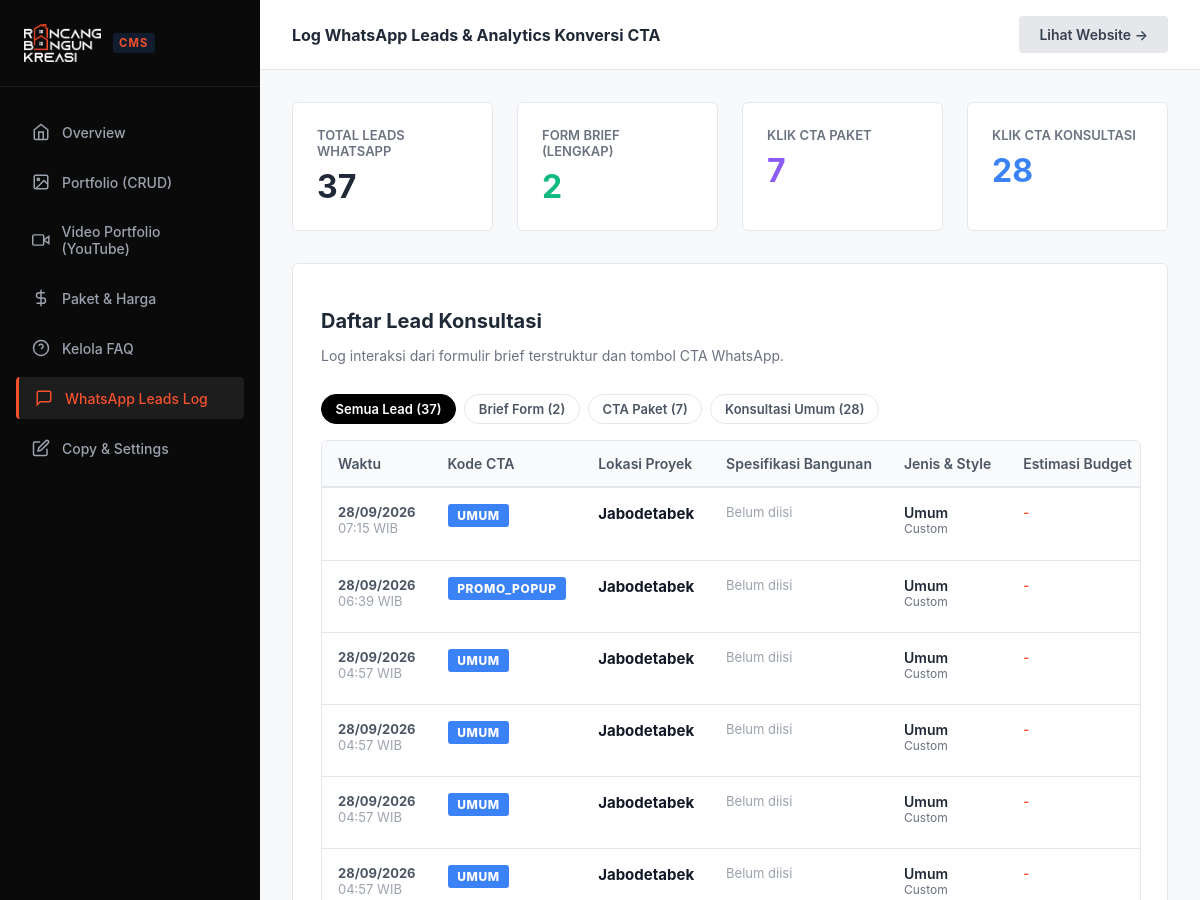
Page /admin/leads.php (signed in, upper part) on the earlier database version.
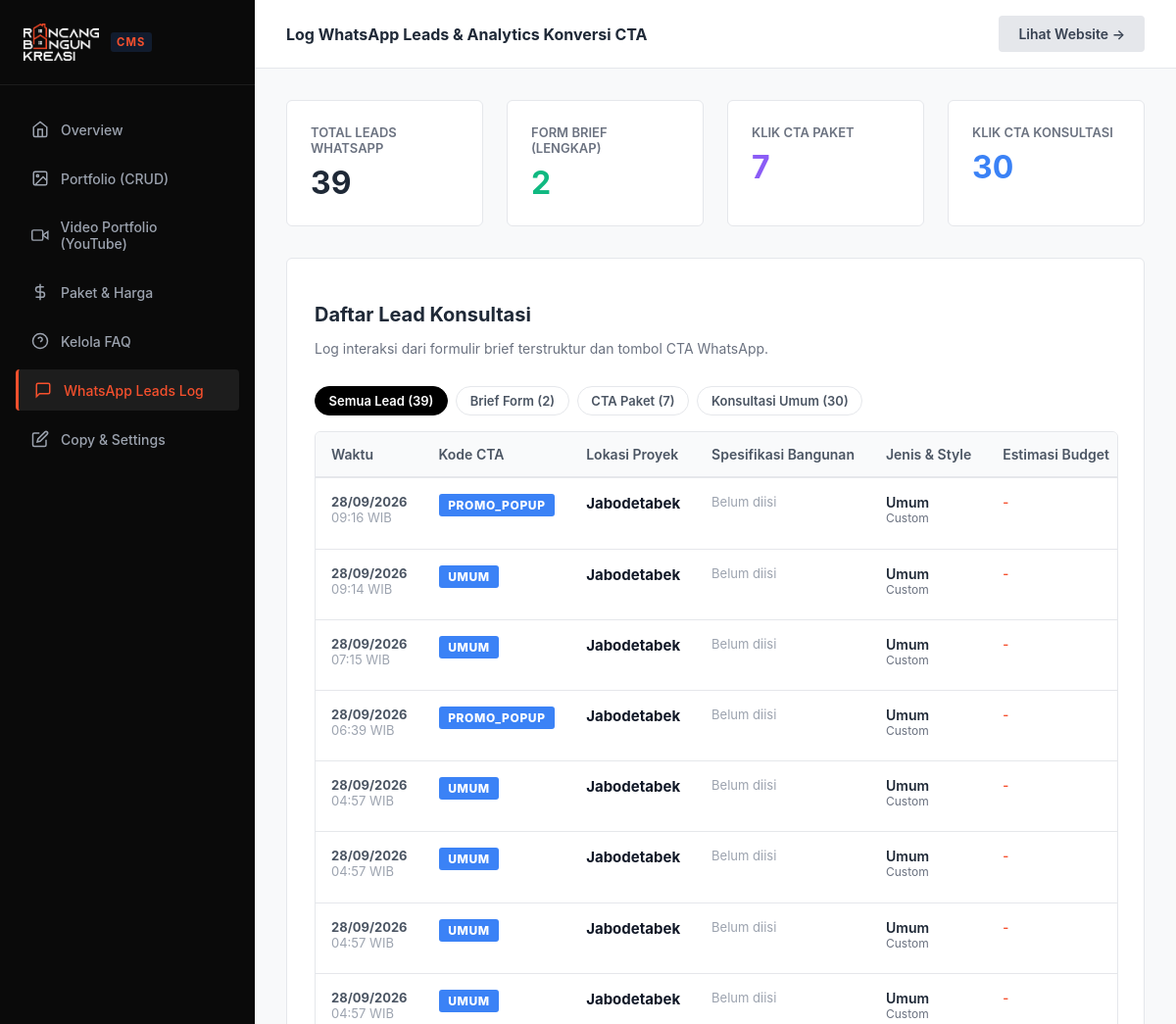
Same page on the later database version.
### tables this page shows
CREATE TABLE leads (
        id INTEGER PRIMARY KEY AUTOINCREMENT,
        name TEXT,
        wa_number TEXT,
        location TEXT,
        land_area TEXT,
        building_area TEXT,
        floors TEXT,
        building_type TEXT,
        style TEXT,
        budget TEXT,
        full_message TEXT,
        source_cta TEXT,
        status TEXT DEFAULT 'new',
        created_at DATETIME DEFAULT CURRENT_TIMESTAMP
    );

### config/auth.php (called while the page is built, shortened)
<?php
function e($string) {
    return htmlspecialchars($string ?? '', ENT_QUOTES, 'UTF-8');
}

### admin/leads.php (the view, shortened to what this page needs)
<?php
require_once __DIR__ . '/../config/auth.php';
$db = getDB();
$filter = $_GET['filter'] ?? 'all';
$sql = "SELECT * FROM leads";
$params = [];
$sql .= " ORDER BY created_at DESC";
$leads = $db->prepare($sql);
$leads->execute($params);
$leadsList = $leads->fetchAll();
$totalLeads = $db->query("SELECT COUNT(*) FROM leads")->fetchColumn();
$totalBriefs = $db->query("SELECT COUNT(*) FROM leads WHERE source_cta = 'LENGKAP'")->fetchColumn();
$totalPaket = $db->query("SELECT COUNT(*) FROM leads WHERE source_cta IN ('BASIC', 'STANDARD', 'PREMIUM', 'REKOMENDASI')")->fetchColumn();
$totalGeneral = $db->query("SELECT COUNT(*) FROM leads WHERE source_cta NOT IN ('LENGKAP', 'BASIC', 'STANDARD', 'PREMIUM', 'REKOMENDASI')")->fetchColumn();
?>
<!DOCTYPE html>
<html lang="id">
<head>
  <link rel="stylesheet" href="/assets/css/admin.css">
</head>
<body class="admin-body">
  <?php include __DIR__ . '/sidebar.php'; ?>
  <div class="admin-main">
    <div class="admin-topbar">
      <div><strong>Log WhatsApp Leads & Analytics Konversi CTA</strong></div>
      <a href="/" target="_blank" class="btn-admin btn-admin-secondary">Lihat Website &rarr;</a>
    </div>
    <div class="admin-content">
      <div class="stats-grid">
        <div class="stat-card">
          <div class="stat-label">Total Leads WhatsApp</div>
          <div class="stat-value"><?= $totalLeads; ?></div>
        </div>
        <div class="stat-card">
          <div class="stat-label">Form Brief (Lengkap)</div>
          <div class="stat-value" style="color: #10B981;"><?= $totalBriefs; ?></div>
        </div>
        <div class="stat-card">
          <div class="stat-label">Klik CTA Paket</div>
          <div class="stat-value" style="color: #8B5CF6;"><?= $totalPaket; ?></div>
        </div>
        <div class="stat-card">
          <div class="stat-label">Klik CTA Konsultasi</div>
          <div class="stat-value" style="color: #3B82F6;"><?= $totalGeneral; ?></div>
        </div>
      </div>
      <div class="card">
        <div style="display: flex; align-items: center; justify-content: space-between; flex-wrap: wrap; gap: 1rem; margin-bottom: 1rem;">
          <div>
            <h2 style="font-size: 1.25rem; font-weight: 700; margin-bottom: 0.25rem;">Daftar Lead Konsultasi</h2>
            <p style="font-size: 0.875rem; color: #6B7280;">Log interaksi dari formulir brief terstruktur dan tombol CTA WhatsApp.</p>
          </div>
          <div class="filter-pills" style="margin-bottom: 0;">
            <a href="/admin/leads.php?filter=all" class="filter-pill <?= $filter === 'all' ? 'active' : ''; ?>">Semua Lead (<?= $totalLeads; ?>)</a>
            <a href="/admin/leads.php?filter=brief" class="filter-pill <?= $filter === 'brief' ? 'active' : ''; ?>">Brief Form (<?= $totalBriefs; ?>)</a>
            <a href="/admin/leads.php?filter=paket" class="filter-pill <?= $filter === 'paket' ? 'active' : ''; ?>">CTA Paket (<?= $totalPaket; ?>)</a>
            <a href="/admin/leads.php?filter=umum" class="filter-pill <?= $filter === 'umum' ? 'active' : ''; ?>">Konsultasi Umum (<?= $totalGeneral; ?>)</a>
          </div>
        </div>
        <?php if (empty($leadsList)): ?>
          <div style="text-align: center; padding: 4rem 2rem; color: #9CA3AF; background: #F9FAFB; border-radius: 6px; border: 1px dashed #E5E7EB;">
            <svg width="48" height="48" viewBox="0 0 24 24" fill="none" stroke="currentColor" stroke-width="1.5" style="margin-bottom: 1rem; color: #D1D5DB;"><path d="M21 15a2 2 0 0 1-2 2H7l-4 4V5a2 2 0 0 1 2-2h14a2 2 0 0 1 2 2z"/></svg>
            <div style="font-size: 1rem; font-weight: 600; color: #374151;">Belum Ada Lead Tersimpan</div>
            <div style="font-size: 0.875rem; color: #6B7280; margin-top: 0.25rem;">Leads akan otomatis masuk ketika pengunjung mengklik CTA WhatsApp atau mengirim formulir brief.</div>
          </div>
        <?php else: ?>
          <div class="table-responsive">
            <table class="admin-table">
              <thead>
                <tr>
                  <th style="width: 130px;">Waktu</th>
                  <th style="width: 140px;">Kode CTA</th>
                  <th style="width: 180px;">Lokasi Proyek</th>
                  <th style="width: 200px;">Spesifikasi Bangunan</th>
                  <th style="width: 180px;">Jenis & Style</th>
                  <th style="width: 160px;">Estimasi Budget</th>
                </tr>
              </thead>
              <tbody>
                <?php foreach ($leadsList as $lead): ?>
                  <?php
                    $ctaCode = strtoupper($lead['source_cta'] ?? 'UMUM');
                    $badgeClass = 'umum';
                    if ($ctaCode === 'LENGKAP') {
                        $badgeClass = 'lengkap';
                    } elseif (in_array($ctaCode, ['BASIC', 'STANDARD', 'PREMIUM', 'REKOMENDASI'])) {
                        $badgeClass = 'paket';
                    } elseif (in_array($ctaCode, ['SEBELUM-BANGUN', 'RUMAH', 'KOMERSIAL'])) {
                        $badgeClass = 'sebelum';
                    }
                  ?>
                  <tr>
                    <td style="white-space: nowrap; font-size: 0.8125rem; color: #4B5563;">
                      <strong><?= date('d/m/Y', strtotime($lead['created_at'])); ?></strong><br>
                      <span style="color: #9CA3AF;"><?= date('H:i', strtotime($lead['created_at'])); ?> WIB</span>
                    </td>
                    <td>
                      <span class="badge-cta <?= $badgeClass; ?>"><?= e($ctaCode); ?></span>
                    </td>
                    <td>
                      <strong style="color: #111827; font-size: 0.9375rem;"><?= e($lead['location'] ?? 'Jabodetabek'); ?></strong>
                    </td>
                    <td style="font-size: 0.8125rem; color: #374151;">
                      <?php if (!empty($lead['land_area']) || !empty($lead['building_area'])): ?>
                        <div>Tanah: <strong><?= e($lead['land_area'] ?? '-'); ?> m²</strong></div>
                        <div>Bangunan: <strong><?= e($lead['building_area'] ?? '-'); ?> m²</strong> (<?= e($lead['floors'] ?? '-'); ?>)</div>
                      <?php else: ?>
                        <span style="color: #9CA3AF;">Belum diisi</span>
                      <?php endif; ?>
                    </td>
                    <td>
                      <div style="font-weight: 600; color: #1F2937;"><?= e($lead['building_type'] ?? 'Umum'); ?></div>
                      <div style="font-size: 0.75rem; color: #6B7280;"><?= e($lead['style'] ?? 'Custom'); ?></div>
                    </td>
                    <td style="font-size: 0.8125rem; font-weight: 600; color: var(--admin-primary);">
                      <?= e($lead['budget'] ?? '-'); ?>
                    </td>
                  </tr>
                <?php endforeach; ?>
              </tbody>
            </table>
          </div>
        <?php endif; ?>
      </div>
    </div>
  </div>
</body>
</html>

### admin/sidebar.php (shortened to what this page needs)
<?php
$currentPage = basename($_SERVER['PHP_SELF']);
?>
<div class="admin-sidebar">
  <div class="sidebar-header" style="display: flex; align-items: center; gap: 0.75rem;">
    <img src="/assets/images/logo-light.png" alt="RBK Studio Logo" style="height: 38px; width: auto; object-fit: contain;">
    <span style="font-size: 0.7rem; font-weight: 700; color: var(--admin-primary); letter-spacing: 0.1em; background: rgba(59,130,246,0.15); padding: 0.2rem 0.4rem; border-radius: 3px;">CMS</span>
  </div>
  <nav class="sidebar-nav">
    <a href="/admin/dashboard.php" class="sidebar-link <?= $currentPage == 'dashboard.php' ? 'active' : ''; ?>">
      <svg width="18" height="18" viewBox="0 0 24 24" fill="none" stroke="currentColor" stroke-width="2"><path d="M3 9l9-7 9 7v11a2 2 0 0 1-2 2H5a2 2 0 0 1-2-2z"/><polyline points="9 22 9 12 15 12 15 22"/></svg>
      Overview
    </a>
    <a href="/admin/portfolio.php" class="sidebar-link <?= $currentPage == 'portfolio.php' ? 'active' : ''; ?>">
      <svg width="18" height="18" viewBox="0 0 24 24" fill="none" stroke="currentColor" stroke-width="2"><rect x="3" y="3" width="18" height="18" rx="2"/><circle cx="8.5" cy="8.5" r="1.5"/><polyline points="21 15 16 10 5 21"/></svg>
      Portfolio (CRUD)
    </a>
    <a href="/admin/videos.php" class="sidebar-link <?= $currentPage == 'videos.php' ? 'active' : ''; ?>">
      <svg width="18" height="18" viewBox="0 0 24 24" fill="none" stroke="currentColor" stroke-width="2"><path d="M23 7l-7 5 7 5V7z"/><rect x="1" y="5" width="15" height="14" rx="2" ry="2"/></svg>
      Video Portfolio (YouTube)
    </a>
    <a href="/admin/pricing.php" class="sidebar-link <?= $currentPage == 'pricing.php' ? 'active' : ''; ?>">
      <svg width="18" height="18" viewBox="0 0 24 24" fill="none" stroke="currentColor" stroke-width="2"><line x1="12" y1="1" x2="12" y2="23"/><path d="M17 5H9.5a3.5 3.5 0 0 0 0 7h5a3.5 3.5 0 0 1 0 7H6"/></svg>
      Paket & Harga
    </a>
    <a href="/admin/faq.php" class="sidebar-link <?= $currentPage == 'faq.php' ? 'active' : ''; ?>">
      <svg width="18" height="18" viewBox="0 0 24 24" fill="none" stroke="currentColor" stroke-width="2"><circle cx="12" cy="12" r="10"/><path d="M9.09 9a3 3 0 0 1 5.83 1c0 2-3 3-3 3"/><line x1="12" y1="17" x2="12.01" y2="17"/></svg>
      Kelola FAQ
    </a>
    <a href="/admin/leads.php" class="sidebar-link <?= $currentPage == 'leads.php' ? 'active' : ''; ?>">
      <svg width="18" height="18" viewBox="0 0 24 24" fill="none" stroke="currentColor" stroke-width="2"><path d="M21 15a2 2 0 0 1-2 2H7l-4 4V5a2 2 0 0 1 2-2h14a2 2 0 0 1 2 2z"/></svg>
      WhatsApp Leads Log
    </a>
    <a href="/admin/content.php" class="sidebar-link <?= $currentPage == 'content.php' ? 'active' : ''; ?>">
      <svg width="18" height="18" viewBox="0 0 24 24" fill="none" stroke="currentColor" stroke-width="2"><path d="M11 4H4a2 2 0 0 0-2 2v14a2 2 0 0 0 2 2h14a2 2 0 0 0 2-2v-7"/><path d="M18.5 2.5a2.121 2.121 0 0 1 3 3L12 15l-4 1 1-4 9.5-9.5z"/></svg>
      Copy & Settings
    </a>
  </nav>
</div>

### assets/css/admin.css (style rules this page uses)
:root { --admin-sidebar-bg: #0A0A0A; --admin-content-bg: #F8F9FA; --admin-card-bg: #FFFFFF; --admin-border: #E5E7EB; --admin-text: #1F2937; --admin-muted: #6B7280; --admin-primary: #F5502D; --admin-primary-hover: #D83C1A; }
body.admin-body { font-family: 'Plus Jakarta Sans', -apple-system, sans-serif; background-color: var(--admin-content-bg); color: var(--admin-text); margin: 0; display: flex; min-height: 100vh; }
.admin-sidebar { width: 260px; background-color: var(--admin-sidebar-bg); color: #FFFFFF; display: flex; flex-direction: column; flex-shrink: 0; }
.sidebar-header { padding: 1.5rem; border-bottom: 1px solid rgba(255,255,255,0.08); font-weight: 700; font-size: 1.125rem; letter-spacing: 0.1em; display: flex; align-items: center; gap: 0.75rem; }
.sidebar-nav { padding: 1.5rem 1rem; display: flex; flex-direction: column; gap: 0.5rem; flex-grow: 1; }
.sidebar-link { color: #9CA3AF; padding: 0.75rem 1rem; border-radius: 4px; text-decoration: none; font-size: 0.875rem; font-weight: 500; display: flex; align-items: center; gap: 0.75rem; transition: all 0.2s ease; }
.sidebar-link:hover, .sidebar-link.active { background: rgba(255, 255, 255, 0.08); color: #FFFFFF; }
.sidebar-link.active { border-left: 3px solid var(--admin-primary); color: var(--admin-primary); }
.admin-main { flex-grow: 1; display: flex; flex-direction: column; min-width: 0; overflow-x: hidden; }
.admin-topbar { background: #FFFFFF; padding: 1rem 2rem; border-bottom: 1px solid var(--admin-border); display: flex; align-items: center; justify-content: space-between; }
.admin-content { padding: 2rem; flex-grow: 1; }
.stats-grid { display: grid; grid-template-columns: repeat(4, 1fr); gap: 1.5rem; margin-bottom: 2rem; }
.stat-card { background: var(--admin-card-bg); padding: 1.5rem; border-radius: 6px; border: 1px solid var(--admin-border); display: flex; flex-direction: column; }
.stat-label { font-size: 0.8125rem; color: var(--admin-muted); font-weight: 600; text-transform: uppercase; margin-bottom: 0.5rem; }
.stat-value { font-size: 2rem; font-weight: 700; color: var(--admin-text); }
.card { background: var(--admin-card-bg); border: 1px solid var(--admin-border); border-radius: 6px; padding: 1.75rem; margin-bottom: 2rem; }
.btn-admin { padding: 0.625rem 1.25rem; font-size: 0.875rem; font-weight: 600; border-radius: 4px; border: none; cursor: pointer; display: inline-flex; align-items: center; gap: 0.5rem; text-decoration: none; }
.btn-admin-secondary { background: #E5E7EB; color: #374151; }
.table-responsive { width: 100%; overflow-x: auto; -webkit-overflow-scrolling: touch; margin-top: 1rem; border: 1px solid var(--admin-border); border-radius: 6px; }
.admin-table { width: 100%; border-collapse: collapse; font-size: 0.875rem; min-width: 900px; }
.admin-table th { background: #F9FAFB; font-weight: 600; color: #4B5563; padding: 0.875rem 1rem; text-align: left; border-bottom: 2px solid var(--admin-border); white-space: nowrap; }
.admin-table td { padding: 1rem; text-align: left; border-bottom: 1px solid var(--admin-border); vertical-align: top; }
.badge-cta { display: inline-block; padding: 0.25rem 0.6rem; font-size: 0.75rem; font-weight: 800; border-radius: 3px; letter-spacing: 0.05em; text-transform: uppercase; }
.badge-cta.umum { background: #3B82F6; color: #FFFFFF; }
.filter-pills { display: flex; gap: 0.5rem; flex-wrap: wrap; margin-bottom: 1.5rem; }
.filter-pill { padding: 0.4rem 0.85rem; font-size: 0.8125rem; font-weight: 600; border-radius: 20px; border: 1px solid var(--admin-border); background: #FFF; color: #4B5563; text-decoration: none; transition: all 0.2s ease; }
.filter-pill.active, .filter-pill:hover { background: #000; color: #FFF; border-color: #000; }

Differences in the rows shown:
added leads: created_at "28/09/2026", created_at "09:16", source_cta "PROMO_POPUP", location "Jabodetabek", shows "Belum diisi", building_type "Umum", style "Custom", budget "-"
added leads: created_at "28/09/2026", created_at "09:14", source_cta "UMUM", location "Jabodetabek", shows "Belum diisi", building_type "Umum", style "Custom", budget "-"
Other differences:
$totalLeads: "37" → "39"
$totalGeneral: "28" → "30"
